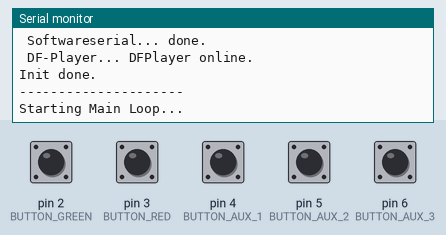
Bench run of a sketch on a simulated Arduino Nano, built with avr-gcc and run on an emulated ATmega328P. On the bench: the last lines printed to the serial monitor. The test bench sets the inputs (shaded band); at power-on: pin 2 (BUTTON_GREEN), pin 3 (BUTTON_RED), pin 4 (BUTTON_AUX_1), pin 5 (BUTTON_AUX_2), pin 6 (BUTTON_AUX_3) HIGH. The audio player accepts every command and is not drawn.

Above: at 1.7 s.
1.8 s: pin 2 (BUTTON_GREEN) pulled LOW for 0.15 s
At 2.4 s:
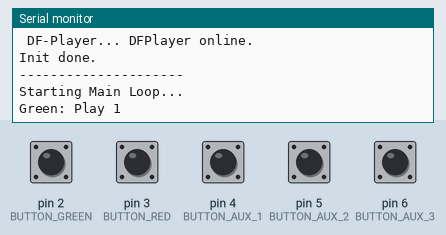
3.4 s: pin 3 (BUTTON_RED) pulled LOW for 0.15 s
At 4.7 s:
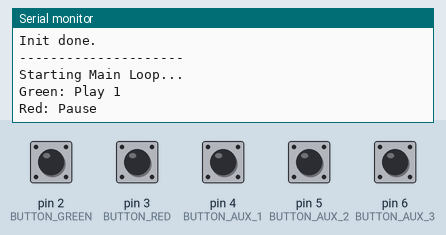
5.0 s: pin 4 (BUTTON_AUX_1) pulled LOW for 0.15 s
At 6.0 s:
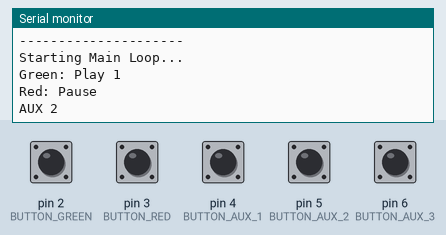
6.6 s: pin 3 (BUTTON_RED) pulled LOW for 1 s
At 7.3 s:
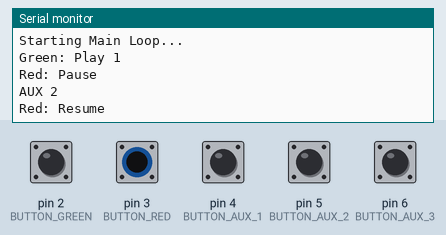
9.1 s: pin 5 (BUTTON_AUX_2) pulled LOW for 0.15 s
At 10.4 s:
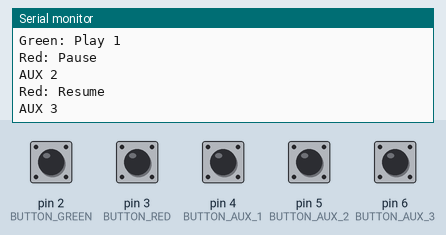
10.7 s: pin 6 (BUTTON_AUX_3) pulled LOW for 0.15 s
At 11.6 s:
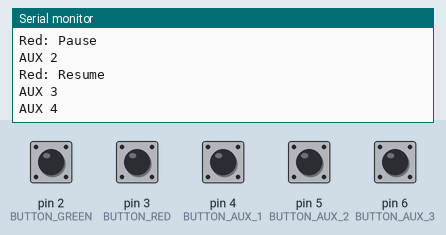

The sketch:

twobuttonmp3player.ino
```cpp
// (licence header left out)
/***************************
 * Include Libs
 **************************/
#include "SoftwareSerial.h"
#include <DFRobotDFPlayerMini.h>
#include <Bounce2.h>          // from: https://github.com/thomasfredericks/Bounce2

/***************************
 * GPIO Defines
 **************************/
// SoftwareSerial
#define SoftSerial_RxD       10
#define SoftSerial_TxD       11
// Buttons
#define BUTTON_GREEN          2
#define BUTTON_RED            3
#define BUTTON_AUX_1          4
#define BUTTON_AUX_2          5
#define BUTTON_AUX_3          6
#define NUM_BUTTONS           5

/***************************
 * global vars
 **************************/
SoftwareSerial mySerial(SoftSerial_RxD, SoftSerial_TxD);
DFRobotDFPlayerMini myDFPlayer;
Bounce       * gButton     = new Bounce[NUM_BUTTONS]; // Buttons
boolean        g_isPlaying = false;

/***************************
 *  Initialize GPIO Ports
 **************************/
void initPorts() {
  // init Inputs
  pinMode(BUTTON_GREEN,  INPUT_PULLUP);
  pinMode(BUTTON_RED,    INPUT_PULLUP);
  pinMode(BUTTON_AUX_1,  INPUT_PULLUP);
  pinMode(BUTTON_AUX_2,  INPUT_PULLUP);
  pinMode(BUTTON_AUX_3,  INPUT_PULLUP);
}

/***************************
 *  Initialize Buttons
 **************************/
void initButtons() {
  gButton[0].attach(BUTTON_GREEN, INPUT_PULLUP);
  gButton[1].attach(BUTTON_RED,   INPUT_PULLUP);
  gButton[2].attach(BUTTON_AUX_1, INPUT_PULLUP);
  gButton[3].attach(BUTTON_AUX_2, INPUT_PULLUP);
  gButton[4].attach(BUTTON_AUX_3, INPUT_PULLUP);
  for (int i = 0; i < NUM_BUTTONS; i++) {
    gButton[i].interval(100);
  }
}


/***************************
 *  Setup
 **************************/
void setup() {
  // init Serial-Port
  Serial.begin(115200);
  Serial.println(F("Init..."));

  // Init GPIO
  Serial.print(F(" GPIO... "));
  initPorts();
  Serial.println(F("done."));

    // Init Buttons
  Serial.print(F(" Buttons... "));
  initButtons();
  Serial.println(F("done."));

  // Init Softwareserial
  Serial.print(F(" Softwareserial... "));
  mySerial.begin (9600);
  Serial.println("done.");

  // Init DFPlayer
  Serial.print(F(" DF-Player... "));
  if (!myDFPlayer.begin(mySerial)) {
    Serial.println(F(" *** Unable to begin:"));
    Serial.println(F(" *** 1.Please recheck the connection!"));
    Serial.println(F(" *** 2.Please insert the SD card!"));
  }
  myDFPlayer.volume(20);
  Serial.println(F("DFPlayer online."));


  // Init done.
  Serial.println("Init done.");
  Serial.println("---------------------");
  Serial.println("Starting Main Loop...");
}


/***************************
 *  Main Loop
 **************************/
void loop () {
  // get button states and handle changes
  for (int i = 0; i < NUM_BUTTONS; i++)  {
    gButton[i].update();
    if (gButton[i].fell() ) {
        switch (i) {
        case 0:    // BUTTON_GREEN
          Serial.println(F("Green: Play 1"));
          myDFPlayer.play(1);
          g_isPlaying = true;
          break;
        case 1:    // BUTTON_RED
          if (g_isPlaying) {
            Serial.println(F("Red: Pause"));
            myDFPlayer.pause();
            g_isPlaying = false;
          } else {
            Serial.println(F("Red: Resume"));
            myDFPlayer.play();
            g_isPlaying = true;
          }
          break;
        case 2:    // BUTTON_AUX2
          Serial.println(F("AUX 2"));
          break;
        case 3:    // BUTTON_AUX3
          Serial.println(F("AUX 3"));
          break;
        case 4:    // BUTTON_AUX4
          Serial.println(F("AUX 4"));
          break;
      }
    }
  }
}
```

Measured:
- after the input at 1.8 s, the serial monitor: prints a new line after 0.10 s (image 1)
- after the input at 3.4 s, the serial monitor: prints a new line after 0.10 s (image 2)
- after the input at 5.0 s, the serial monitor: prints a new line after 0.10 s (image 3)
- after the input at 6.6 s, the serial monitor: prints a new line after 0.10 s (image 4)
- after the input at 9.1 s, the serial monitor: prints a new line after 0.10 s (image 5)
- after the input at 10.7 s, the serial monitor: prints a new line after 0.10 s (image 6)
